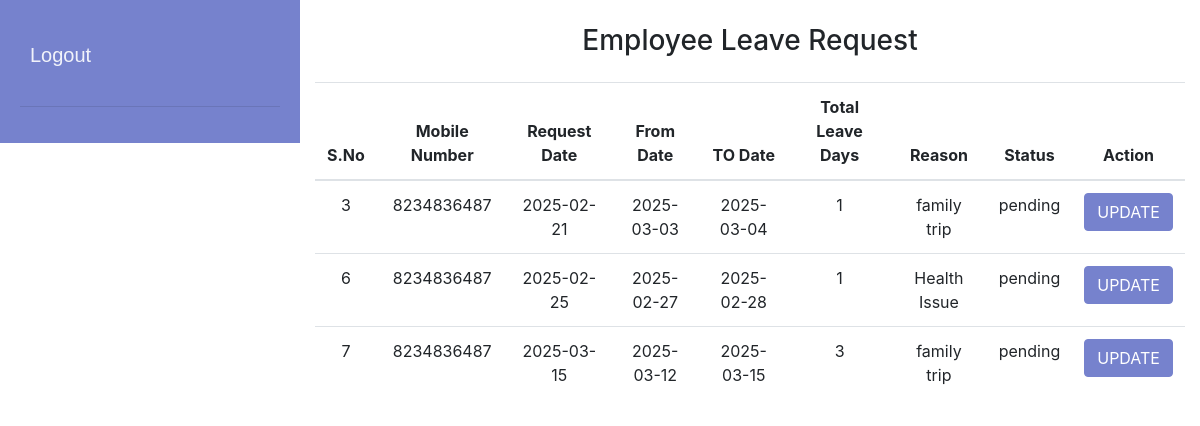
/leaverequest.php, run on the app's committed database.
### tables this page shows
CREATE TABLE `leave_form` (
  `id` int(10) NOT NULL,
  `mobile_number` varchar(10) NOT NULL,
  `req_date` varchar(20) NOT NULL,
  `from_date` varchar(15) NOT NULL,
  `to_date` varchar(15) NOT NULL,
  `no_days` varchar(15) NOT NULL,
  `lev_reason` varchar(50) NOT NULL,
  `lev_type` varchar(20) NOT NULL,
  `lev_status` varchar(30) NOT NULL,
  `lev_remark` varchar(50) NOT NULL
);

### leaverequest.php (the view, shortened to what this page needs)
<?php
require('db.php');
$sql = "SELECT * FROM leave_form WHERE lev_status='pending' ";
$request_list = mysqli_query($conn, $sql);
?>
<!DOCTYPE html>
<html lang="en">
<head>
    <link rel="stylesheet" href="css/bootstrap.min.css">
    <link rel="stylesheet" href="https://cdn.jsdelivr.net/npm/bootstrap-icons@1.11.3/font/bootstrap-icons.min.css">
    <link rel="stylesheet" href="css/style.css">
</head>
<body>
    <div class="container-fluid da">
        <div class="row">
            <div class="col-lg-3 bo">
                <?php include('dashboard.php'); ?>
            </div>
            <div class="col-lg-9">
                <h3 class="text-center my-4">Employee Leave Request</h3>
                <form action="leaverequest.php" method="POST">
                            <table class = "table table-hover text-center">
                        <thead>
                            <tr>
                                <th scope = "col">S.No</th>
                                <th scope = "col">Mobile Number</th>
                                <th scope = "col">Request Date</th>
                                <th scope = "col">From Date</th>
                                <th scope = "col">TO Date</th>
                                <th scope = "col">Total Leave Days</th>
                                <th scope = "col">Reason</th>
                                <th scope = "col">Status</th>
                                <th scope = "col">Action</th>
                            </tr>
                        </thead>
                        <tbody>
                            <?php
                                if(!empty($request_list)) {
                                    foreach($request_list as $data) { ?>
                                        <tr>
                                            <td><?php if(!empty($data['id'])) { echo $data['id']; } ?></td>
                                            <td><?php if(!empty($data['mobile_number'])) { echo $data['mobile_number']; } ?></td>
                                            <td><?php if(!empty($data['req_date'])) { echo $data['req_date']; } ?></td>
                                            <td><?php if(!empty($data['from_date'])) { echo $data['from_date']; } ?></td>
                                            <td><?php if(!empty($data['to_date'])) { echo $data['to_date']; } ?></td>
                                            <td><?php if(!empty($data['no_days'])) { echo $data['no_days']; } ?></td>
                                            <td><?php if(!empty($data['lev_reason'])) { echo $data['lev_reason']; } ?></td>
                                            <td><?php if(!empty($data['lev_status'])) { echo $data['lev_status']; } ?></td>
                                            <td>
                                                <a href ="request_update.php?update_id=<?php echo $data['id']; ?>"class = "btn btn-primary">UPDATE</a>
                                            </td>
                                        </tr>
                                <?php  }
                                }
                            ?>
                        </tbody>
                    </table>
                </form>
            </div>
        </div>
    </div>
</body>
</html>

### dashboard.php (shortened to what this page needs)
<!DOCTYPE html>
<html lang="en">
<head>
    <link rel="stylesheet" href="css/bootstrap.min.css">
    <link rel="stylesheet" href="https://cdn.jsdelivr.net/npm/bootstrap-icons@1.11.3/font/bootstrap-icons.min.css">
    <link rel="stylesheet" href="css/style.css">
</head>
<body>
    <div class="wrapper">
        <nav id="sidebar" class="sidebar">
            <ul class="list-unstyled">
                <li class="animated tre">
                        <a href="login.php"> Logout </a>
                </li>
                <hr>
            </ul>
        </nav>
    </div>
</body>
</html>

### dashboard.php (style rules this page uses)
.bo { padding :0; margin:0; }
.btn-primary { background-color: #7682cd; border-color: #7682cd; }
.tre { font-family:'Trebuchet MS', 'Lucida Sans Unicode', 'Lucida Grande', 'Lucida Sans', Arial, sans-serif; }
.wrapper { display: flex; }
.sidebar { width: 350px; background-color: #7682cd; color: #fffffe; padding: 20px; height: auto; }
.sidebar ul { list-style-type: none; padding: 0; }
.sidebar ul li { padding: 10px 0; opacity: 0; font-size: 20px; }
.sidebar ul li a { padding: 10px; color: #fff; text-decoration: none; display: block; font-weight: 500; }
.sidebar ul li.animated { opacity: 0.9; }

### data on the page
leave_form: id "3", mobile_number "8234836487", req_date "2025-02-21", from_date "2025-03-03", to_date "2025-03-04", no_days "1", lev_reason "family trip", lev_status "pending"
leave_form: id "6", mobile_number "8234836487", req_date "2025-02-25", from_date "2025-02-27", to_date "2025-02-28", no_days "1", lev_reason "Health Issue", lev_status "pending"
leave_form: id "7", mobile_number "8234836487", req_date "2025-03-15", from_date "2025-03-12", to_date "2025-03-15", no_days "3", lev_reason "family trip", lev_status "pending"
